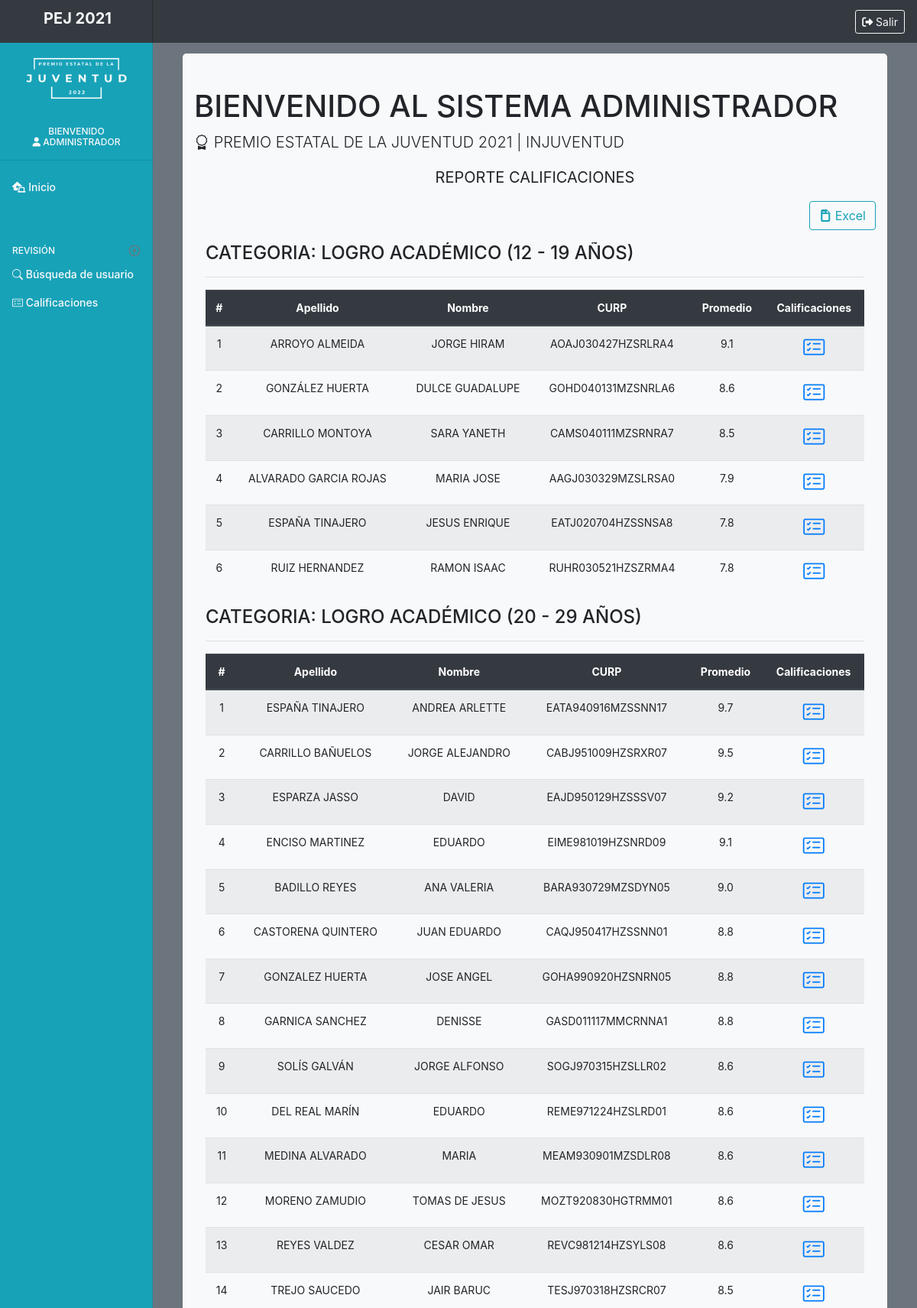
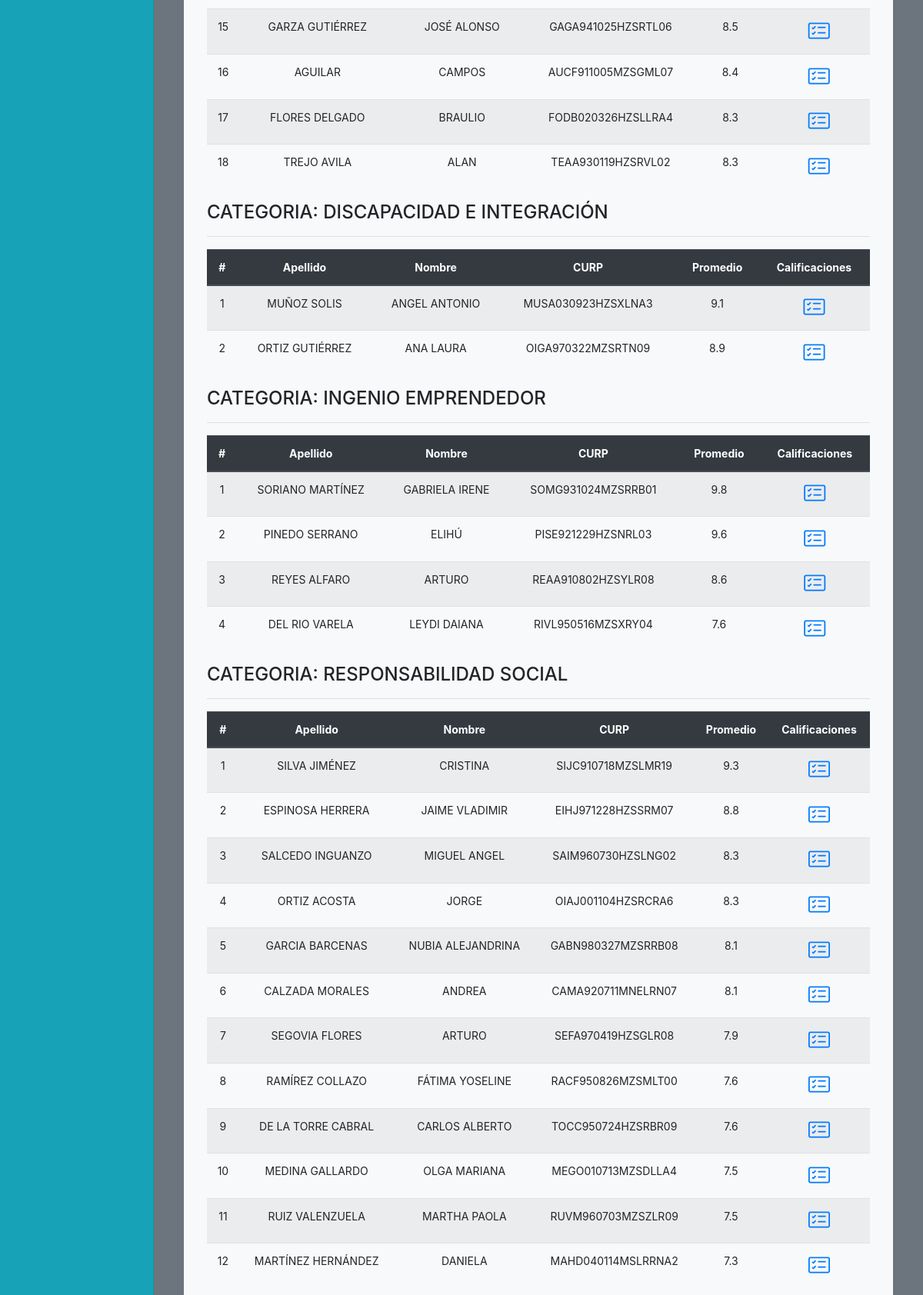
The app's page /administrador/revision_calificaciones.php (signed in, upper part) with its own data (2 pictures, top to bottom).
### tables this page shows
CREATE TABLE IF NOT EXISTS `datos` (
  `id` int(11) NOT NULL,
  `id_ext` int(11) NOT NULL,
  `apellido` varchar(100) NOT NULL,
  `nombre` varchar(70) NOT NULL,
  `curp` varchar(20) NOT NULL,
  `tematica` int(11) NOT NULL,
  `telefono` varchar(30) NOT NULL,
  `email` varchar(72) DEFAULT NULL,
  `municipio` int(11) NOT NULL,
  `grado` int(11) NOT NULL,
  `edad` int(11) NOT NULL,
  `tipo_usr` int(11) NOT NULL,
  `validacion` int(11) DEFAULT NULL,
  `medal` int(11) DEFAULT NULL
);

### dashboard/prcd/PROTOTIPO_qwery_admin.php (called while the page is built, shortened)
<?php
    $query_usr_prototipo="SELECT calificacion.id_ext1, ROUND(AVG((doc1+doc2+doc3+doc4)/4),1) AS 'promedio'
    FROM calificacion
    INNER JOIN datos
    ON datos.id_ext=calificacion.id_ext1
    WHERE datos.tematica=1 and datos.tipo_usr = 1
    GROUP BY calificacion.id_ext1
    ORDER BY promedio DESC";
    $resultado_usr_prototipo= $conn->query($query_usr_prototipo);
    $query_usr2="SELECT calificacion.id_ext1, ROUND(AVG((doc1+doc2+doc3+doc4)/4),1) AS 'promedio'
    FROM calificacion
    INNER JOIN datos
    ON datos.id_ext=calificacion.id_ext1
    WHERE datos.tematica=2 and datos.tipo_usr = 1
    GROUP BY calificacion.id_ext1
    ORDER BY promedio DESC";
    $resultado_usr2= $conn->query($query_usr2);
    $query_usr3="SELECT calificacion.id_ext1, ROUND(AVG((doc1+doc2+doc3+doc4)/4),1) AS 'promedio'
    FROM calificacion
    INNER JOIN datos
    ON datos.id_ext=calificacion.id_ext1
    WHERE datos.tematica=3 and datos.tipo_usr = 1
    GROUP BY calificacion.id_ext1
    ORDER BY promedio DESC";
    $resultado_usr3= $conn->query($query_usr3);
    $query_usr4="SELECT calificacion.id_ext1, ROUND(AVG((doc1+doc2+doc3+doc4)/4),1) AS 'promedio'
    FROM calificacion
    INNER JOIN datos
    ON datos.id_ext=calificacion.id_ext1
    WHERE datos.tematica=4 and datos.tipo_usr = 1
    GROUP BY calificacion.id_ext1
    ORDER BY promedio DESC";
    $resultado_usr4= $conn->query($query_usr4);
    $query_usr5="SELECT calificacion.id_ext1, ROUND(AVG((doc1+doc2+doc3+doc4)/4),1) AS 'promedio'
    FROM calificacion
    INNER JOIN datos
    ON datos.id_ext=calificacion.id_ext1
    WHERE datos.tematica=5 and datos.tipo_usr = 1
    GROUP BY calificacion.id_ext1
    ORDER BY promedio DESC";
    $resultado_usr5= $conn->query($query_usr5);
    ?>

### administrador/revision_calificaciones.php (the view, shortened to what this page needs)
<?php
include('../dashboard/prcd/conn.php');
include('../dashboard/prcd/PROTOTIPO_qwery_admin.php');
    $nombre = $_SESSION['nombre'];
?>
<!doctype html>
<html lang="es">
  <head>
    <link rel="stylesheet" href="https://cdn.jsdelivr.net/npm/bootstrap-icons@1.3.0/font/bootstrap-icons.css">
    <link href="../dashboard/css/bootstrap.css" rel="stylesheet">
    <link href="css/dashboard.css" rel="stylesheet">
  </head>
  <body>
    <nav class="navbar navbar-light sticky-top flex-md-nowrap p-0 bg-dark text-light">
        <a class="navbar-brand col-md-3 col-lg-2 mr-0 px-3 text-center" href="#">
    <h5 class="text-center display-7 text-light" style="margin-left:3px;"><b>PEJ 2021</b></h5>
    </a>
  <ul class="navbar-nav px-3">
    <li class="nav-item text-nowrap">
    <a class="btn btn-outline-light btn-sm" href="prcd/sort.php" role="button"><i class="fas fa-sign-out-alt"></i> Salir</a>
      </li>
  </ul>
</nav>
<div class="container-fluid">
  <div class="row">
    <nav id="sidebarMenu" class="col-md-3 col-lg-2 d-md-block bg-info sidebar collapse">
      <div class="sidebar-sticky pt-3">
        <ul class="navbar-nav px-3 text-center">
            <li class="align-middle">
                   <img src="../img/png_logo.png" width="81%" class="" alt="" loading="lazy">
            </li>
        </ul>
        <h6 class="sidebar-heading d-flex justify-content-center text-center align-items-center px-3 mt-4 mb-1 text-muted">
          <span class="text-light">
          Bienvenido<br><i class="fas fa-user"></i>
            <?php
              echo utf8_encode($nombre);
            ?>
          </span>
        </h6>
<hr>
        <ul class="nav flex-column">
           <li class="nav-item">
            <a class="nav-link active text-light" href="dashboard.php">
              <i class="fas fa-laptop-house"></i>
              Inicio <span class="sr-only">(current)</span>
            </a>
          </li>
          <h6 class="sidebar-heading d-flex justify-content-between align-items-center px-3 mt-4 mb-1 text-muted">
            <span class="text-light">REVISIÓN</span>
            <a class="d-flex align-items-center text-muted" href="dashboard.php" aria-label="Add a new report">
              <span data-feather="plus-circle"></span>
            </a>
          </h6>
          <li class="nav-item">
            <a class="nav-link text-light" href="busqueda.php">
            <i class="bi bi-search"></i> Búsqueda de usuario
            </a>
          </li>
          <li class="nav-item">
            <a class="nav-link text-light" href="revision_calificaciones.php">
            <i class="bi bi-card-checklist"></i> Calificaciones
            </a>
          </li>
        </ul>
    </nav>
    <main role="main" class="col-md-9 ml-sm-auto col-lg-10 px-md-4 bg-secondary bg-gradient" style="background-color:; height:100%;">
      <div class="d-flex justify-content-between flex-wrap flex-md-nowrap align-items-center pt-3 mb-3 ">
      </div>
    <div class="container-fluid ">
      <div class="jumbotron jumbotron-fluid " style="background-color:#f8f9fa; width:100%;border-radius:5px;  margin-top:25px; padding-top:45px;">
        <div class="container-fluid">
          <h1 class="h1">BIENVENIDO AL SISTEMA ADMINISTRADOR</h1>
          <p class="lead"><i class="bi bi-award"></i> PREMIO ESTATAL DE LA JUVENTUD 2021 | INJUVENTUD</p>
          <p class="lead text-center"><strong>REPORTE CALIFICACIONES</strong></p>
          <p class="align-items-right text-right"><a href="excel_revision_calificaciones.php" type="button" class="btn btn-outline-info "><i class="bi bi-file-earmark-post-fill"></i> Excel</a></p>
        <div class="container-fluid table-responsive">
        <div class="row row-cols-1 row-cols-md-1">
        <div class="col mb-12">
        <p class=" h4">CATEGORIA: LOGRO ACADÉMICO (12 - 19 AÑOS)</p>
            <table class="table table-hover text-center table-striped">
            <thead class="thead-dark">
                <tr>
                  <th scope="col">#</th>
                  <th scope="col">Apellido</th>
                  <th scope="col">Nombre</th>
                  <th scope="col">CURP</th>
                  <th scope="col">Promedio</th>
                  <th scope="col">Calificaciones</th>
                </tr>
            </thead>
            <tbody>
              <?php
               $x=0;
              while($row_usr = $resultado_usr_prototipo->fetch_assoc()){
                $id_validacion = $row_usr['id_ext1'];
                $query = "SELECT * FROM docs WHERE id_ext='$id_validacion'";
                $resultado= $conn->query($query);
                $row_cnt = $resultado->num_rows;
                if($row_cnt == 9){
                $x++;
                echo '<tr>';
                echo '<td>'.$x.'</td>';
                $id_consulta=$row_usr['id_ext1'];
                $consulta = "SELECT * FROM datos WHERE id_ext ='$id_consulta'";
                $resultado_consulta= $conn->query($consulta);
                $row_consulta=$resultado_consulta->fetch_assoc();
                echo '<td>'.$row_consulta['apellido'].'</td>';
                echo '<td>'.$row_consulta['nombre'].'</td>';
                echo '<td>'.$row_consulta['curp'].'</td>';
                echo '<td>'.$row_usr['promedio'].'</td>';
                echo '<td><a href="docs_admin.php?id='.$row_usr['id_ext1'].'&id_cat=1" class="h3"><i class="bi bi-card-checklist"></i></a></td>';
                echo '</tr>';
                }
              }
              ?>
            </tbody>
                <hr>
            </table>
        <p class=" h4">CATEGORIA: LOGRO ACADÉMICO (20 - 29 AÑOS)</p>
            <table class="table table-hover text-center table-striped ">
            <thead class="thead-dark">
                <tr>
                  <th scope="col">#</th>
                  <th scope="col">Apellido</th>
                  <th scope="col">Nombre</th>
                  <th scope="col">CURP</th>
                  <th scope="col">Promedio</th>
                  <th scope="col">Calificaciones</th>
                </tr>
            </thead>
            <tbody>
              <?php
               $x=0;
              while($row_usr2 = $resultado_usr2->fetch_assoc()){
                $id_validacion2 = $row_usr2['id_ext1'];
                $query2 = "SELECT * FROM docs WHERE id_ext='$id_validacion2'";
                $resultado2= $conn->query($query2);
                $row_cnt2 = $resultado2->num_rows;
                if($row_cnt2 == 9){
                $x++;
                echo '<tr>';
                echo '<td>'.$x.'</td>';
                $id_consulta2=$row_usr2['id_ext1'];
                $consulta2 = "SELECT * FROM datos WHERE id_ext ='$id_consulta2'";
                $resultado_consulta2= $conn->query($consulta2);
                $row_consulta2=$resultado_consulta2->fetch_assoc();
                echo '<td>'.$row_consulta2['apellido'].'</td>';
                echo '<td>'.$row_consulta2['nombre'].'</td>';
                echo '<td>'.$row_consulta2['curp'].'</td>';
                echo '<td>'.$row_usr2['promedio'].'</td>';
                echo '<td><a href="docs_admin.php?id='.$row_usr2['id_ext1'].'&id_cat=2" class="h3"><i class="bi bi-card-checklist"></i></a></td>';
                echo '</tr>';
                }
              }
              ?>
            </tbody>
                <hr>
            </table>
        <p class=" h4">CATEGORIA: DISCAPACIDAD E INTEGRACIÓN</p>
            <table class="table table-hover text-center table-striped ">
            <thead class="thead-dark">
                <tr>
                  <th scope="col">#</th>
                  <th scope="col">Apellido</th>
                  <th scope="col">Nombre</th>
                  <th scope="col">CURP</th>
                  <th scope="col">Promedio</th>
                  <th scope="col">Calificaciones</th>
                </tr>
            </thead>
            <tbody>
              <?php
               $x=0;
              while($row_usr3 = $resultado_usr3->fetch_assoc()){
                $id_validacion3 = $row_usr3['id_ext1'];
                $query3 = "SELECT * FROM docs WHERE id_ext='$id_validacion3'";
                $resultado3= $conn->query($query3);
                $row_cnt3 = $resultado3->num_rows;
                if($row_cnt3 == 9){
                $x++;
                echo '<tr>';
                echo '<td>'.$x.'</td>';
                $id_consulta3=$row_usr3['id_ext1'];
                $consulta3 = "SELECT * FROM datos WHERE id_ext ='$id_consulta3'";
                $resultado_consulta3= $conn->query($consulta3);
                $row_consulta3=$resultado_consulta3->fetch_assoc();
                echo '<td>'.$row_consulta3['apellido'].'</td>';
                echo '<td>'.$row_consulta3['nombre'].'</td>';
                echo '<td>'.$row_consulta3['curp'].'</td>';
                echo '<td>'.$row_usr3['promedio'].'</td>';
                echo '<td><a href="docs_admin.php?id='.$row_usr3['id_ext1'].'&id_cat=3" class="h3"><i class="bi bi-card-checklist"></i></a></td>';
                echo '</tr>';
                }
              }
              ?>
            </tbody>
                <hr>
            </table>
        <p class=" h4">CATEGORIA: INGENIO EMPRENDEDOR</p>
            <table class="table table-hover text-center table-striped ">
            <thead class="thead-dark">
                <tr>
                  <th scope="col">#</th>
                  <th scope="col">Apellido</th>
                  <th scope="col">Nombre</th>
                  <th scope="col">CURP</th>
                  <th scope="col">Promedio</th>
                  <th scope="col">Calificaciones</th>
                </tr>
            </thead>
            <tbody>
              <?php
               $x=0;
              while($row_usr4 = $resultado_usr4->fetch_assoc()){
                $id_validacion4 = $row_usr4['id_ext1'];
                $query4 = "SELECT * FROM docs WHERE id_ext='$id_validacion4'";
                $resultado4= $conn->query($query4);
                $row_cnt4 = $resultado4->num_rows;
                if($row_cnt4 == 9){
                $x++;
                echo '<tr>';
                echo '<td>'.$x.'</td>';
                $id_consulta4=$row_usr4['id_ext1'];
                $consulta4 = "SELECT * FROM datos WHERE id_ext ='$id_consulta4'";
                $resultado_consulta4= $conn->query($consulta4);
                $row_consulta4=$resultado_consulta4->fetch_assoc();
                echo '<td>'.$row_consulta4['apellido'].'</td>';
                echo '<td>'.$row_consulta4['nombre'].'</td>';
                echo '<td>'.$row_consulta4['curp'].'</td>';
                echo '<td>'.$row_usr4['promedio'].'</td>';
                echo '<td><a href="docs_admin.php?id='.$row_usr4['id_ext1'].'&id_cat=4" class="h3"><i class="bi bi-card-checklist"></i></a></td>';
                echo '</tr>';
                }
              }
              ?>
            </tbody>
                <hr>
            </table>
        <p class=" h4">CATEGORIA: RESPONSABILIDAD SOCIAL</p>
            <table class="table table-hover text-center table-striped ">
            <thead class="thead-dark">
                <tr>
                  <th scope="col">#</th>
                  <th scope="col">Apellido</th>
                  <th scope="col">Nombre</th>
                  <th scope="col">CURP</th>
                  <th scope="col">Promedio</th>
                  <th scope="col">Calificaciones</th>
                </tr>
            </thead>
            <tbody>
              <?php
               $x=0;
              while($row_usr5 = $resultado_usr5->fetch_assoc()){
                $id_validacion5 = $row_usr5['id_ext1'];
                $query5 = "SELECT * FROM docs WHERE id_ext='$id_validacion5'";
                $resultado5= $conn->query($query5);
                $row_cnt5 = $resultado5->num_rows;
                if($row_cnt5 == 9){
                $x++;
                echo '<tr>';
                echo '<td>'.$x.'</td>';
                $id_consulta5=$row_usr5['id_ext1'];
                $consulta5 = "SELECT * FROM datos WHERE id_ext ='$id_consulta5'";
                $resultado_consulta5= $conn->query($consulta5);
                $row_consulta5=$resultado_consulta5->fetch_assoc();
                echo '<td>'.$row_consulta5['apellido'].'</td>';
                echo '<td>'.$row_consulta5['nombre'].'</td>';
                echo '<td>'.$row_consulta5['curp'].'</td>';
                echo '<td>'.$row_usr5['promedio'].'</td>';
                echo '<td><a href="docs_admin.php?id='.$row_usr5['id_ext1'].'&id_cat=5" class="h3"><i class="bi bi-card-checklist"></i></a></td>';
                echo '</tr>';
                }
              }
              ?>
            </tbody>
                <hr>
            </table>
</div>
      </div>
      </div>
    </main>
  </div>
</div>
        <script src="css/dashboard.js"></script></body>
</html>

### dashboard/css/dashboard.css (style rules this page uses)
body { font-size: .875rem; background-color:#eaeef4; }
.feather { width: 16px; height: 16px; vertical-align: text-bottom; }
.sidebar { position: fixed; top: 0; bottom: 0; left: 0; z-index: 100; padding: 48px 0 0; box-shadow: inset -1px 0 0 rgba(0, 0, 0, .1); }
.sidebar-sticky { position: relative; top: 0; height: calc(100vh - 48px); padding-top: .5rem; overflow-x: hidden; overflow-y: auto; }
.sidebar .nav-link { font-weight: 500; color: #333; }
.sidebar .nav-link.active { color: #007bff; }
.sidebar-heading { font-size: .75rem; text-transform: uppercase; }
.navbar-brand { padding-top: .75rem; padding-bottom: .75rem; font-size: 1rem; box-shadow: inset -1px 0 0 rgba(0, 0, 0, .25); }

### administrador/revision_calificaciones.php (style rules this page uses)
@media (min-width: 768px) { body { background-color:gray; } }

### records on screen
datos: apellido "ARROYO ALMEIDA", nombre "JORGE HIRAM", curp "AOAJ030427HZSRLRA4"
datos: apellido "GONZÁLEZ HUERTA", nombre "DULCE GUADALUPE", curp "GOHD040131MZSNRLA6"
datos: apellido "CARRILLO MONTOYA", nombre "SARA YANETH", curp "CAMS040111MZSRNRA7"
datos: apellido "ALVARADO GARCIA ROJAS", nombre "MARIA JOSE", curp "AAGJ030329MZSLRSA0"
datos: apellido "ESPAÑA TINAJERO", nombre "JESUS ENRIQUE", curp "EATJ020704HZSSNSA8"
datos: apellido "RUIZ HERNANDEZ", nombre "RAMON ISAAC", curp "RUHR030521HZSZRMA4"
datos: apellido "ESPAÑA TINAJERO", nombre "ANDREA ARLETTE", curp "EATA940916MZSSNN17"
datos: apellido "CARRILLO BAÑUELOS", nombre "JORGE ALEJANDRO", curp "CABJ951009HZSRXR07"
datos: apellido "ESPARZA JASSO", nombre "DAVID", curp "EAJD950129HZSSSV07"
datos: apellido "ENCISO MARTINEZ", nombre "EDUARDO", curp "EIME981019HZSNRD09"
datos: apellido "BADILLO REYES", nombre "ANA VALERIA", curp "BARA930729MZSDYN05"
datos: apellido "CASTORENA QUINTERO", nombre "JUAN EDUARDO", curp "CAQJ950417HZSSNN01"
datos: apellido "GONZALEZ HUERTA", nombre "JOSE ANGEL", curp "GOHA990920HZSNRN05"
datos: apellido "GARNICA SANCHEZ", nombre "DENISSE", curp "GASD011117MMCRNNA1"
datos: apellido "SOLÍS GALVÁN", nombre "JORGE ALFONSO", curp "SOGJ970315HZSLLR02"
datos: apellido "DEL REAL MARÍN", nombre "EDUARDO", curp "REME971224HZSLRD01"
datos: apellido "MEDINA ALVARADO", nombre "MARIA", curp "MEAM930901MZSDLR08"
datos: apellido "MORENO ZAMUDIO", nombre "TOMAS DE JESUS", curp "MOZT920830HGTRMM01"
datos: apellido "REYES VALDEZ", nombre "CESAR OMAR", curp "REVC981214HZSYLS08"
datos: apellido "TREJO SAUCEDO", nombre "JAIR BARUC", curp "TESJ970318HZSRCR07"
datos: apellido "GARZA GUTIÉRREZ", nombre "JOSÉ ALONSO", curp "GAGA941025HZSRTL06"
datos: apellido "AGUILAR", nombre "CAMPOS", curp "AUCF911005MZSGML07"
datos: apellido "FLORES DELGADO", nombre "BRAULIO", curp "FODB020326HZSLLRA4"
datos: apellido "TREJO AVILA", nombre "ALAN", curp "TEAA930119HZSRVL02"
datos: apellido "MUÑOZ SOLIS", nombre "ANGEL ANTONIO", curp "MUSA030923HZSXLNA3"
datos: apellido "ORTIZ GUTIÉRREZ", nombre "ANA LAURA", curp "OIGA970322MZSRTN09"
datos: apellido "SORIANO MARTÍNEZ", nombre "GABRIELA IRENE", curp "SOMG931024MZSRRB01"
datos: apellido "PINEDO SERRANO", nombre "ELIHÚ", curp "PISE921229HZSNRL03"
datos: apellido "REYES ALFARO", nombre "ARTURO", curp "REAA910802HZSYLR08"
datos: apellido "DEL RIO VARELA", nombre "LEYDI DAIANA", curp "RIVL950516MZSXRY04"
datos: apellido "SILVA JIMÉNEZ", nombre "CRISTINA", curp "SIJC910718MZSLMR19"
datos: apellido "ESPINOSA HERRERA", nombre "JAIME VLADIMIR", curp "EIHJ971228HZSSRM07"
datos: apellido "SALCEDO INGUANZO", nombre "MIGUEL ANGEL", curp "SAIM960730HZSLNG02"
datos: apellido "ORTIZ ACOSTA", nombre "JORGE", curp "OIAJ001104HZSRCRA6"
datos: apellido "GARCIA BARCENAS", nombre "NUBIA ALEJANDRINA", curp "GABN980327MZSRRB08"
datos: apellido "CALZADA MORALES", nombre "ANDREA", curp "CAMA920711MNELRN07"
datos: apellido "SEGOVIA FLORES", nombre "ARTURO", curp "SEFA970419HZSGLR08"
datos: apellido "RAMÍREZ COLLAZO", nombre "FÁTIMA YOSELINE", curp "RACF950826MZSMLT00"
datos: apellido "DE LA TORRE CABRAL", nombre "CARLOS ALBERTO", curp "TOCC950724HZSRBR09"
datos: apellido "MEDINA GALLARDO", nombre "OLGA MARIANA", curp "MEGO010713MZSDLLA4"
datos: apellido "RUIZ VALENZUELA", nombre "MARTHA PAOLA", curp "RUVM960703MZSZLR09"
datos: apellido "MARTÍNEZ HERNÁNDEZ", nombre "DANIELA", curp "MAHD040114MSLRRNA2"

### other values on screen
utf8_encode($nombre) "ADMINISTRADOR"
$row_usr['promedio'] "9.1"
$row_usr['promedio'] "8.6"
$row_usr['promedio'] "8.5"
$row_usr['promedio'] "7.9"
$row_usr['promedio'] "7.8"
$row_usr2['promedio'] "9.7"
$row_usr2['promedio'] "9.5"
$row_usr2['promedio'] "9.2"
$row_usr2['promedio'] "9.1"
$row_usr2['promedio'] "9.0"
$row_usr2['promedio'] "8.8"
$row_usr2['promedio'] "8.6"
$row_usr2['promedio'] "8.5"
$row_usr2['promedio'] "8.4"
